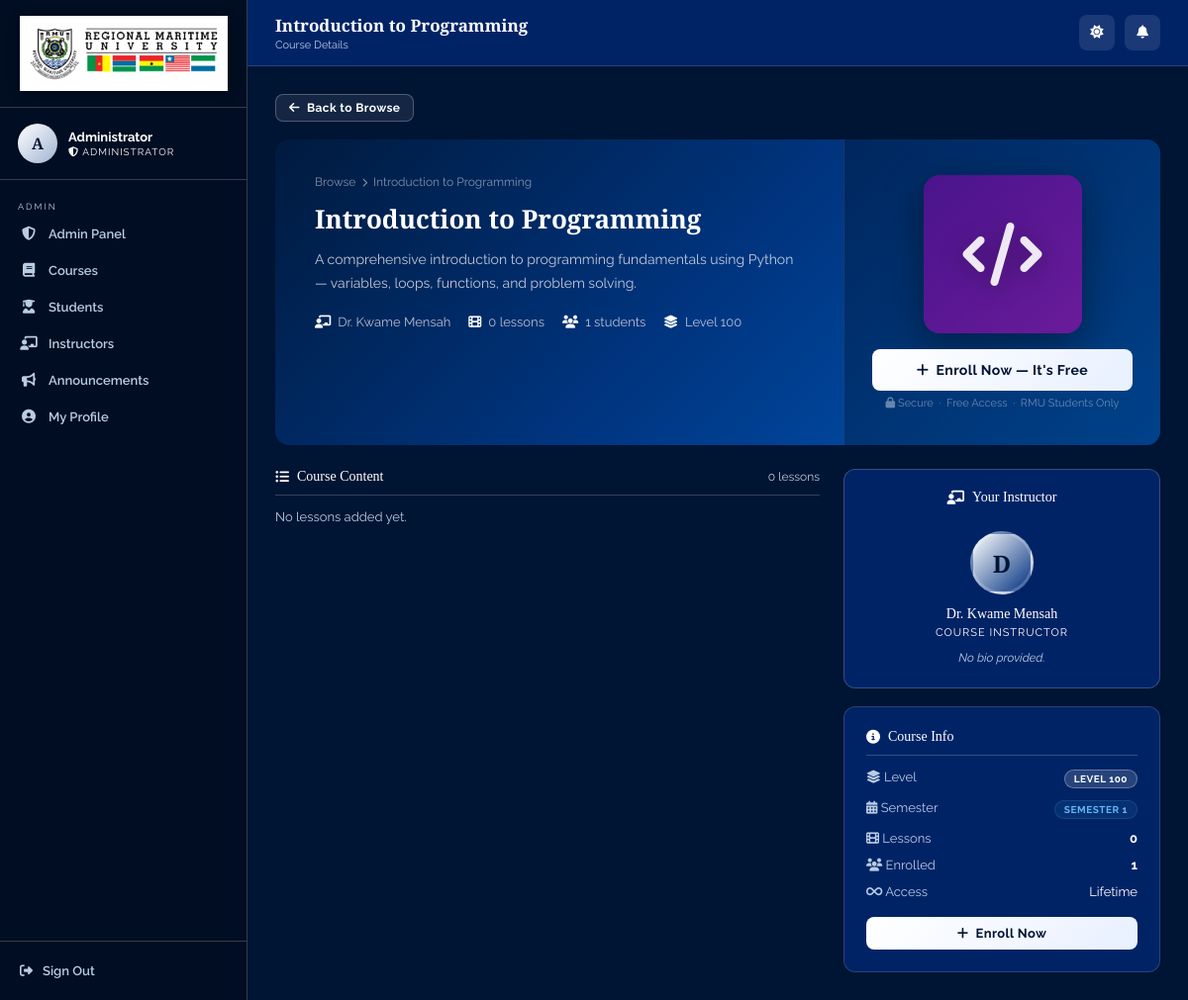
Screenshot of /student/course.php?id=1 (signed in) with the database file from the repository.
### tables this page shows
CREATE TABLE courses (
    id INT AUTO_INCREMENT PRIMARY KEY,
    instructor_id INT NOT NULL,
    title VARCHAR(255) NOT NULL,
    course_code VARCHAR(20) DEFAULT NULL UNIQUE,
    description TEXT DEFAULT NULL,
    level ENUM('100','200','300','400') NOT NULL DEFAULT '100',
    is_published TINYINT(1) NOT NULL DEFAULT 0,
    created_at DATETIME NOT NULL DEFAULT CURRENT_TIMESTAMP,
    FOREIGN KEY (instructor_id) REFERENCES users(id) ON DELETE CASCADE
);

CREATE TABLE users (
    id INT AUTO_INCREMENT PRIMARY KEY,
    full_name VARCHAR(150) NOT NULL,
    email VARCHAR(150) NOT NULL UNIQUE,
    password VARCHAR(255) NOT NULL,
    role ENUM('instructor','student','admin') NOT NULL DEFAULT 'student',
    department VARCHAR(100) NOT NULL DEFAULT 'Information Technology Department',
    programme ENUM('IT','CS','CE') DEFAULT NULL,
    student_id VARCHAR(50) DEFAULT NULL,
    profile_pic VARCHAR(255) DEFAULT NULL,
    bio TEXT DEFAULT NULL,
    is_active TINYINT(1) NOT NULL DEFAULT 1,
    created_at DATETIME NOT NULL DEFAULT CURRENT_TIMESTAMP
);

### includes/config.php (called while the page is built, shortened)
<?php
function h(string $str): string {
    return htmlspecialchars($str, ENT_QUOTES, 'UTF-8');
}

### student/course.php (the view, shortened to what this page needs)
<?php
require_once '../includes/config.php';
$uid = (int)$_SESSION['user_id'];
$cid = (int)($_GET['id'] ?? 0);
$cStmt = $pdo->prepare('
    SELECT c.*, u.full_name AS instructor, u.bio AS instructor_bio, u.profile_pic AS instructor_pic,
           COUNT(DISTINCT l.id) AS total_lessons,
           COUNT(DISTINCT e.student_id) AS n_enrolled
    FROM courses c
    JOIN users u ON u.id=c.instructor_id
    LEFT JOIN lessons l ON l.course_id=c.id
    LEFT JOIN enrollments e ON e.course_id=c.id
    WHERE c.id=? AND c.is_published=1
    GROUP BY c.id
    LIMIT 1
');
$cStmt->execute([$cid]);
$course = $cStmt->fetch();
$enrolled = $pdo->prepare('SELECT 1 FROM enrollments WHERE course_id=? AND student_id=? LIMIT 1');
$enrolled->execute([$cid,$uid]);
$isEnrolled = (bool)$enrolled->fetch();
$pct = 0;
$lessons = $pdo->prepare('SELECT id,title,type,sort_order,file_path FROM lessons WHERE course_id=? ORDER BY sort_order,id');
$lessons->execute([$cid]);
$lessons = $lessons->fetchAll();
function getCourseThumb(string $title): array {
    $t = strtolower($title);
    foreach ($map as $entry) {
        foreach ($entry['keys'] as $kw) {
            if (str_contains($t, $kw)) return ['icon'=>$entry['icon'],'grad'=>$entry['grad']];
        }
    }
    return ['icon'=>'fa-book-open','grad'=>'135deg,#0d2a4e,#0a1a30'];
}
$thumb = getCourseThumb($course['title']);
$pageTitle    = h($course['title']);
$pageSubtitle = 'Course Details';
$activePage   = 'browse';
$depth        = 1;
?>
<a href="browse.php" class="btn btn-secondary btn-sm mb2"><i class="fas fa-arrow-left"></i> Back to Browse</a>
<div class="cl-hero">
    <div class="cl-hero-inner">
        <div class="cl-hero-left">
            <div class="cl-breadcrumb">
                <a href="browse.php">Browse</a>
                <i class="fas fa-chevron-right" style="font-size:9px"></i>
                <span><?= h($course['title']) ?></span>
            </div>
            <div class="cl-title"><?= h($course['title']) ?></div>
            <?php if($course['description']): ?>
            <div class="cl-desc"><?= h($course['description']) ?></div>
            <?php endif; ?>
            <div class="cl-meta-row">
                <div class="cl-meta-item">
                    <i class="fas fa-chalkboard-teacher"></i>
                    <?= h($course['instructor']) ?>
                </div>
                <div class="cl-meta-item">
                    <i class="fas fa-film"></i>
                    <?= $course['total_lessons'] ?> lessons
                </div>
                <div class="cl-meta-item">
                    <i class="fas fa-users"></i>
                    <?= $course['n_enrolled'] ?> students
                </div>
                <div class="cl-meta-item">
                    <i class="fas fa-layer-group"></i>
                    Level <?= h($course['level']) ?>
                </div>
            </div>
        </div>
        <div class="cl-hero-right">
            <div class="cl-thumb-hero">
                <i class="fas <?= $thumb['icon'] ?>"></i>
            </div>
            <div class="cl-cta" style="width:100%">
                <?php if($isEnrolled): ?>
                    <a href="watch.php?id=<?= $cid ?>" class="btn btn-primary">
                        <i class="fas fa-play"></i>
                        <?= $pct>0 ? 'Continue Learning' : 'Start Course' ?>
                    </a>
                    <?php if($pct===100): ?>
                    <a href="certificate.php?id=<?= $cid ?>" target="_blank" class="btn btn-secondary" style="width:100%;justify-content:center;margin-top:8px">
                        <i class="fas fa-certificate"></i> Download Certificate
                    </a>
                    <?php endif; ?>
                <?php else: ?>
                    <form method="POST">
                        <button class="btn btn-primary" type="submit" name="do_enroll" style="width:100%;justify-content:center;padding:13px;font-size:14px">
                            <i class="fas fa-plus"></i> Enroll Now — It's Free
                        </button>
                    </form>
                <?php endif; ?>
                <div class="cl-price-note"><i class="fas fa-lock"></i> Secure &nbsp;·&nbsp; Free Access &nbsp;·&nbsp; RMU Students Only</div>
            </div>
        </div>
    </div>
</div>
<div class="cl-body">
    <div>
        <div class="cl-section">
            <div class="cl-section-title">
                <i class="fas fa-list-ul"></i> Course Content
                <span style="font-family:'Raleway',sans-serif;font-size:12px;color:var(--muted);font-weight:400;margin-left:auto">
                    <?= count($lessons) ?> lessons
                </span>
            </div>
            <?php if(empty($lessons)): ?>
            <p style="color:var(--muted);font-size:13px">No lessons added yet.</p>
            <?php endif; ?>
        </div>
    </div>
    <div>
        <div class="instructor-card mb2">
            <div class="cl-section-title" style="justify-content:center;border:none;margin-bottom:16px">
                <i class="fas fa-chalkboard-teacher"></i> Your Instructor
            </div>
            <?php if(!empty($course['instructor_pic'])): ?>
            <div style="width:64px;height:64px;border-radius:50%;margin:0 auto 12px;overflow:hidden;border:3px solid var(--border)">
                <img src="../uploads/avatars/<?= h($course['instructor_pic']) ?>" style="width:100%;height:100%;object-fit:cover">
            </div>
            <?php else: ?>
            <div class="instructor-avatar"><?= strtoupper(mb_substr($course['instructor'],0,1)) ?></div>
            <?php endif; ?>
            <div class="instructor-name"><?= h($course['instructor']) ?></div>
            <div class="instructor-role">Course Instructor</div>
            <?php if($course['instructor_bio']): ?>
            <div class="instructor-bio"><?= h($course['instructor_bio']) ?></div>
            <?php else: ?>
            <div class="instructor-bio" style="font-style:italic">No bio provided.</div>
            <?php endif; ?>
        </div>
        <div class="card">
            <div class="cl-section-title"><i class="fas fa-info-circle"></i> Course Info</div>
            <div style="display:flex;flex-direction:column;gap:12px">
                <div style="display:flex;justify-content:space-between;font-size:13px">
                    <span style="color:var(--muted)"><i class="fas fa-layer-group"></i> Level</span>
                    <span class="badge bg-gold">Level <?= h($course['level']) ?></span>
                </div>
                <div style="display:flex;justify-content:space-between;font-size:13px">
                    <span style="color:var(--muted)"><i class="fas fa-calendar-alt"></i> Semester</span>
                    <span class="badge bg-blue">Semester <?= h($course['semester'] ?? 1) ?></span>
                </div>
                <div style="display:flex;justify-content:space-between;font-size:13px">
                    <span style="color:var(--muted)"><i class="fas fa-film"></i> Lessons</span>
                    <strong style="color:var(--white)"><?= $course['total_lessons'] ?></strong>
                </div>
                <div style="display:flex;justify-content:space-between;font-size:13px">
                    <span style="color:var(--muted)"><i class="fas fa-users"></i> Enrolled</span>
                    <strong style="color:var(--white)"><?= $course['n_enrolled'] ?></strong>
                </div>
                <div style="display:flex;justify-content:space-between;font-size:13px">
                    <span style="color:var(--muted)"><i class="fas fa-infinity"></i> Access</span>
                    <span style="color:var(--white)">Lifetime</span>
                </div>
            </div>
            <?php if(!$isEnrolled): ?>
            <div style="margin-top:18px">
                <form method="POST">
                    <button class="btn btn-primary" type="submit" name="do_enroll" style="width:100%;justify-content:center">
                        <i class="fas fa-plus"></i> Enroll Now
                    </button>
                </form>
            </div>
            <?php endif; ?>
        </div>
    </div>
</div>
<?php
$pageContent = ob_get_clean();
require_once '../includes/layout.php';

### includes/layout.php (shortened to what this page needs)
<?php
$role  = $_SESSION['role']      ?? '';
$uname = $_SESSION['full_name'] ?? 'User';
$base  = str_repeat('../', $depth ?? 1);
$profile_pic = null;
if (!empty($_SESSION['user_id'])) {
    try {
        $pp = $pdo->prepare('SELECT profile_pic FROM users WHERE id=? LIMIT 1');
        $pp->execute([$_SESSION['user_id']]);
        $profile_pic = $pp->fetchColumn() ?: null;
    } catch(Exception $e) {
        $profile_pic = null;
    }
}
$nav = [];
if ($role === 'admin') {
    $nav = [
        ['dashboard',    'fa-shield-alt',          'Admin Panel',  'dashboard.php'],
        ['courses',      'fa-book',                'Courses',      'courses.php'],
        ['students',     'fa-user-graduate',       'Students',     'students.php'],
        ['instructors',  'fa-chalkboard-teacher',  'Instructors',  'instructors.php'],
        ['announcements','fa-bullhorn',             'Announcements','announcements.php'],
        ['profile',      'fa-user-circle',         'My Profile',   'profile.php'],
    ];
}
$initial = strtoupper(mb_substr($uname, 0, 1));
?>
<!DOCTYPE html>
<html lang="en">
<head>
<link rel="stylesheet" href="https://cdnjs.cloudflare.com/ajax/libs/font-awesome/6.5.0/css/all.min.css">
</head>
<body>
<aside class="sidebar" id="sidebar">
    <div class="sb-logo">
        <?php
        $logoFile = dirname(__DIR__) . '/assets/img/logo.png';
        if (file_exists($logoFile)): ?>
            <img src="<?= $base ?>assets/img/logo.png" alt="Regional Maritime University">
        <?php endif; ?>
    </div>
    <div class="sb-user">
        <div class="avatar" style="<?= $profile_pic ? 'padding:0;overflow:hidden;background:none;' : '' ?>">
            <?php if($profile_pic): ?>
                <img src="<?= $base ?>uploads/avatars/<?= h($profile_pic) ?>" alt="Avatar" style="width:100%;height:100%;object-fit:cover;border-radius:50%;">
            <?php else: ?>
                <?= $initial ?>
            <?php endif; ?>
        </div>
        <div style="min-width:0">
            <div class="sb-uname"><?= h($uname) ?></div>
            <div class="sb-role">
                <i class="fas fa-<?= $role==='instructor' ? 'chalkboard-teacher' : ($role==='admin' ? 'shield-alt' : 'user-graduate') ?>"></i>
                <?= $role==='admin' ? 'Administrator' : ucfirst($role) ?>
            </div>
        </div>
    </div>
    <nav class="sb-nav">
        <div class="nav-label"><?= ucfirst($role) ?></div>
        <?php foreach ($nav as [$key, $icon, $label, $file]): ?>
        <a href="<?= $base . $role . '/' . $file ?>" class="nav-a <?= ($activePage ?? '') === $key ? 'active' : '' ?>">
            <i class="fas <?= $icon ?>"></i> <?= $label ?>
        </a>
        <?php endforeach; ?>
    </nav>
    <div class="sb-foot">
        <a href="<?= $base ?>logout.php"><i class="fas fa-sign-out-alt"></i> Sign Out</a>
    </div>
</aside>
<div class="main">
    <div class="topbar">
        <div style="display:flex;align-items:center;gap:12px">
            <div>
                <div class="topbar-title"><?= h($pageTitle) ?></div>
                <?php if (!empty($pageSubtitle)): ?>
                <div class="topbar-sub"><?= $pageSubtitle ?></div>
                <?php endif; ?>
            </div>
        </div>
        <div class="topbar-btns">
            <button class="icon-btn" id="theme-toggle" title="Toggle Light/Dark Mode" onclick="toggleTheme()" style="border:none">
                <i class="fas fa-sun" id="theme-icon"></i>
            </button>
            <div class="notif-wrap">
                <button class="icon-btn" id="notif-btn" title="Notifications" onclick="toggleNotifs(event)" style="border:none;position:relative">
                    <i class="fas fa-bell"></i>
                </button>
            </div>
        </div>
    </div>
    <div class="page">
<?= $pageContent ?? '' ?>
    </div>
</div>
</body>
</html>

### rows the page displays
courses: title "Introduction to Programming", description "A comprehensive introduction to programming fundamentals using Python — variables, loops, functions, and problem solving.", instructor.full_name "Dr. Kwame Mensah", level "100", instructor.full_name "D"

### other values shown
$initial "A"
$uname "Administrator"
$role "ADMIN"
$label "Admin Panel"
$label "Courses"
$label "Students"
$label "Instructors"
$label "Announcements"
$label "My Profile"
$pageSubtitle "Course Details"
$course['total_lessons'] "0"
$course['n_enrolled'] "1"
count($lessons) "0"
$course['semester'] "1"
